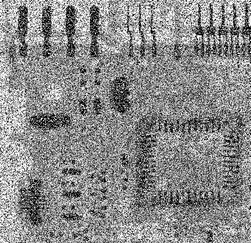
#> input picture Lab6_Image_Restoration/Q6_1_3.tiff, 251 x 243 px, shrunk from 455 x 440 before the run; its folder holds 4 pictures in this run
$ python denoise_1_11810818.py
#> lines starting #> are read from the running program, lines starting #| are printed output that depends on the picture
### Lab6_Image_Restoration/EE326_SUSTech.py
'''
Library USE for EE326 2021
'''

import numpy as np
from skimage import io, data
import math
from scipy import interpolate
import matplotlib.pyplot as plt
from numba import njit,prange

# General

# [44 lines left out: functions format_image, convolution_3x3, sobel_filter, zero_padding, not called in this run]


def denoise_filter(input_image, n_size, mode):
    output_image = np.zeros(input_image.shape, dtype=np.uint8)

    m, n = input_image.shape

    for i in range(m):
        for j in range(n):
            step = (int)((n_size - 1) / 2)
            pixels = np.zeros(n_size * n_size)

            for i2 in range(n_size):
                for j2 in range(n_size):
                    if i - step + i2 >= 0 \
                            and i - step + i2 < input_image.shape[0] \
                            and j - step + j2 >= 0 \
                            and j - step + j2 < input_image.shape[0]:
                        pixels[j2 * n_size + i2] = input_image[i - step + i2, j - step + j2]

            pixels = np.sort(pixels)

            if(mode == "max"):
                output_image[i, j] = pixels[pixels.shape[0]-1]
            elif(mode == "medium"):
                output_image[i, j] = pixels[(int)((n_size * n_size + 1) / 2)]
            elif(mode == "min"):
                output_image[i, j] = pixels[0]
            elif(mode == "average"):
                output_image[i, j] = np.average(pixels)
            elif(mode == "smart"):
                have_normal_pixel = 0
                for pixel in pixels:
                    if(pixel < 250 and pixel > 5):
                        have_normal_pixel = 1
                if(have_normal_pixel):
                    selected = (int)(pixels.shape[0]/2)
                    while(pixels[selected] < 5):
                        selected = selected + 1
                    while(pixels[selected] > 250):
                        selected = selected - 1
                    output_image[i, j] = pixels[selected]
                else:
                    output_image[i, j] = np.average(pixels)


    return output_image

# LAB 5


# [116 lines left out: functions extract_result_eastsouth, extract_result_westnorth, zero_padding_DFT, zero_padding_DFT, centering, generating_from_spatial_filter and 3 more, not called in this run]

### Lab6_Image_Restoration/denoise_1_11810818.py
import numpy as np
import numpy.fft
from skimage import io, data
import math
from scipy import interpolate
import matplotlib.pyplot as plt
from matplotlib import cm
import matplotlib.image as mplimg
import EE326_SUSTech as ee


def denoise_11810818(input_image, n_size, mode):
#> called with input_image = 'Q6_1_3', n_size = 9
    output_name = "plots/" + str(input_image) + "_denoised.png"
    input_image = io.imread(input_image+".tiff")
#> input_image is the input picture: shape (243, 251); min 0, max 255, mean 138.2

    for i in mode:
        output_image = ee.denoise_filter(input_image, n_size, i)
#> this loop made 1 pass
#> pass 1, in denoise_11810818, `output_image = ee.denoise_filter(input_image, n_size, i)`:
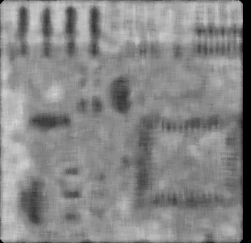
#> output_image: shape (243, 251); min 0, max 212, mean 134.8

    mplimg.imsave(output_name,
                  output_image,
                  cmap=cm.gray)
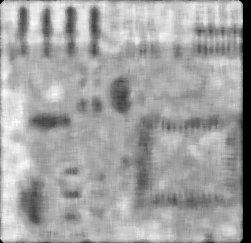
#> saved as Q6_1_3_denoised.png: shape (243, 251, 3); min 0, max 255, mean 162.3


if __name__ == '__main__':
    # denoise_11810818("Q6_1_1", 3, ["medium"])
    # denoise_11810818("Q6_1_2", 5, ["medium"])
    denoise_11810818("Q6_1_3", 9, ["medium"])
    # denoise_11810818("Q6_1_4", 9, ["medium"])
